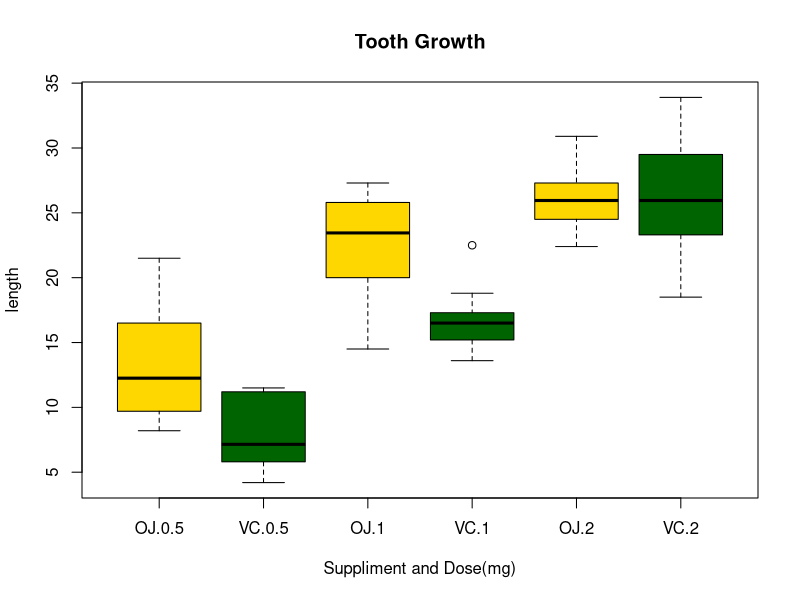

Reproduce this figure in R.
## ---- chunk 1
library(datasets)
## ---- chunk 2
?ToothGrowth
## ---- chunk 3
str(ToothGrowth)
summary(ToothGrowth)
## ---- chunk 4
boxplot(len~supp*dose, data=ToothGrowth, col=(c("gold","darkgreen")),main="Tooth Growth", xlab="Suppliment and Dose(mg)", ylab="length")
## ---- chunk 5
t.test(len ~ supp, ToothGrowth[ToothGrowth$dose == .5, ])
## ---- chunk 6
t.test(len ~ supp, ToothGrowth[ToothGrowth$dose == 1, ])
## ---- chunk 7
t.test(len ~ supp, ToothGrowth[ToothGrowth$dose == 2, ])
